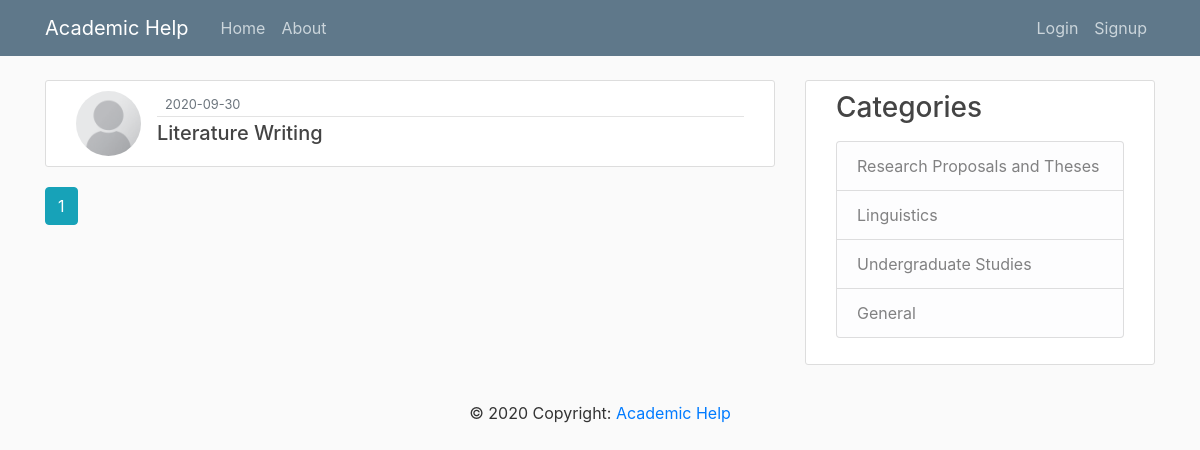
/cat/3, run on an earlier commit of the app's database.
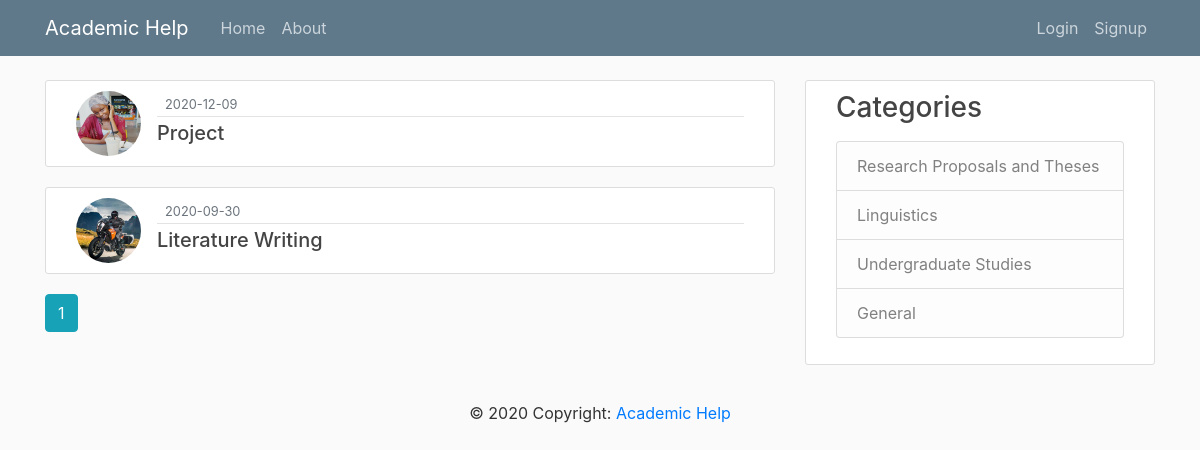
And on a later commit of the database.
### app/models.py (models this page shows, shortened)
class Post(db.Model):
    id = db.Column(db.Integer, primary_key=True)
    title = db.Column(db.String(100), nullable=False)
    date_posted = db.Column(db.DateTime, nullable=False,
                            default=datetime.utcnow)
    content = db.Column(db.Text, nullable=False)
    category = db.Column(db.Text)
    user_id = db.Column(db.Integer, db.ForeignKey('user.id'), nullable=False)

class User(db.Model, UserMixin):
    id = db.Column(db.Integer, primary_key=True)
    username = db.Column(db.String(20), unique=True, nullable=False)
    email = db.Column(db.String(120), unique=True, nullable=False)
    image_file = db.Column(db.String(20), nullable=False,
                           default='default-pic.jpg')
    password = db.Column(db.String(60), nullable=False)
    posts = db.relationship('Post', backref='author', lazy=True)

### app/posts/routes.py (the view)
@posts.route("/cat/<int:category>")
def category_posts(category):
    page = request.args.get('page', 1, type=int)
    cat = Post.query.filter_by(category=category).first_or_404()
    posts = Post.query.filter_by(category=category)\
        .order_by(Post.date_posted.desc())\
        .paginate(page=page, per_page=5)
    return render_template('category_posts.html', category=cat, posts=posts)

### app/templates/category_posts.html (shortened to what this page needs)
{% extends "layout.html" %}
{% block content %}
    {% for post in posts.items %}
        <article class="media content-section">
          <img class="rounded-circle article-img" src="{{ url_for('static', filename='profile_pics/' + post.author.image_file) }}">
          <div class="media-body">
            <div class="article-metadata">
              <small class="text-muted">{{ post.date_posted.strftime('%Y-%m-%d') }}</small>
            </div>
            <h5><a class="article-title" href="{{ url_for('posts.post', post_id=post.id) }}">{{ post.title }}</a></h5>
          </div>
        </article>
    {% endfor %}
    {% for page_num in posts.iter_pages(left_edge=1, right_edge=1, left_current=1, right_current=2) %}
      {% if page_num %}
        {% if posts.page == page_num %}
          <a class="btn btn-info mb-4" href="{{ url_for('posts.category_posts', category=category.category, page=page_num) }}">{{ page_num }}</a>
        {% else %}
          <a class="btn btn-outline-info mb-4" href="{{ url_for('posts.category_posts', category=category.category, page=page_num) }}">{{ page_num }}</a>
        {% endif %}
      {% else %}
        ...
      {% endif %}
    {% endfor %}
{% endblock content %}

What changed in the data, as far as the page shows it:
added Post: image_file (picture), date_posted "2020-12-09", title "Project"
changed through a linked row, Post "Literature Writing": image_file: picture added in place of a placeholder
